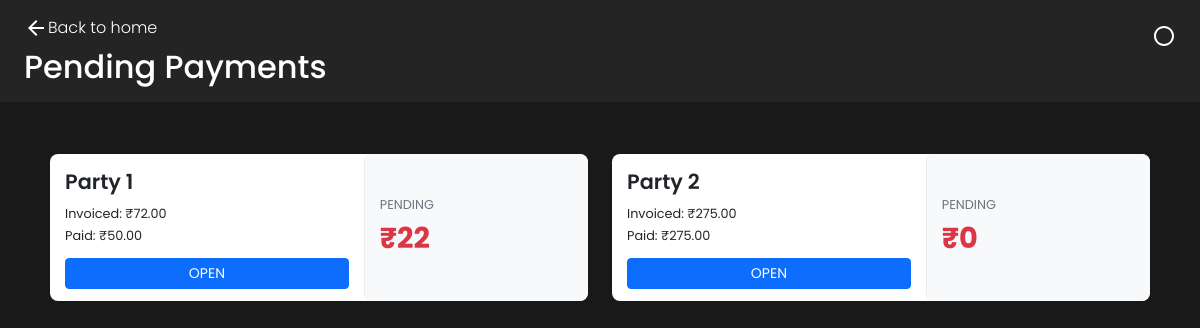
The page /payments/ on the database its author committed.
### main/models.py (models this page shows, shortened)
class Party(models.Model):
    name        = models.CharField(max_length=50)
    location    = models.CharField(max_length=50,null=True,blank=True)
    phone       = models.CharField(max_length=10,null=True,blank=True)
    gst         = models.CharField(max_length=15,null=True,blank=True)

### main/views.py (the view)
# urls.py: path('payments/', payment_view, name='payment'),
def payment_view(request):
    parties = Party.objects.all()
    party_payments = []
    for party in parties:
        invoices = Invoice.objects.filter(party=party)
        total_invoiced = 0
        total_paid = 0
        for invoice in invoices:
            if invoice.total:
                total_invoiced += float(invoice.total)
            if invoice.paid:
                total_paid += float(invoice.paid)
        pending_amount = total_invoiced - total_paid
        party_payments.append({
            'party': party,
            'total_invoiced': total_invoiced,
            'total_paid': total_paid,
            'pending_amount': pending_amount
        })
    return render(request, "payment.html", {
        "parties": parties,
        "party_payments": party_payments
    })

### main/templates/payment.html (shortened to what this page needs)
<!DOCTYPE html>
<html lang="en">
<head>
    <link href="https://cdn.jsdelivr.net/npm/bootstrap@5.3.0-alpha1/dist/css/bootstrap.min.css" rel="stylesheet">
     {% load static %}
    <link rel="stylesheet" href="{% static 'css/payments.css' %}">
</head>
<body>
    <nav>
        <a href="{% url 'home' %}">
            <svg xmlns="http://www.w3.org/2000/svg" height="24px" viewBox="0 -960 960 960" width="24px" fill="#e8eaed">
                <path d="m313-440 224 224-57 56-320-320 320-320 57 56-224 224h487v80H313Z" />
            </svg>
            Back to home
        </a>
        <h2>Pending Payments</h2>
    </nav>
    <button id="themeToggle" aria-label="Toggle dark/light theme">
        <svg xmlns="http://www.w3.org/2000/svg" height="24px" viewBox="0 0 24 24" width="24px">
            <path d="M12 22c5.52 0 10-4.48 10-10S17.52 2 12 2 2 6.48 2 12s4.48 10 10 10zm0-18c4.42 0 8 3.58 8 8s-3.58 8-8 8-8-3.58-8-8 3.58-8 8-8z"/>
            <path d="M12 17v-10v10z" fill="currentColor"/>
        </svg>
    </button>
    <div class="container payment-container">
        {% if party_payments %}
            <div class="row">
                {% for payment in party_payments %}
                <div class="col-12 col-md-10 col-lg-6 mx-auto">
                    <div class="card payment-card">
                        <div class="row g-0">
                            <div class="col-7">
                                <div class="party-details">
                                    <div class="party-name">{{ payment.party.name }}</div>
                                    <div class="amount-item">Invoiced: ₹{{ payment.total_invoiced|floatformat:2 }}</div>
                                    <div class="amount-item">Paid: ₹{{ payment.total_paid|floatformat:2 }}</div>
                                    <a href="{% url 'payment_details' payment.party.id %}" class="btn btn-primary btn-sm make-payment">
                                        OPEN
                                    </a>
                                </div>
                            </div>
                            <div class="col-5">
                                <div class="amount-display">
                                    <div class="amount-title">PENDING</div>
                                    <div class="pending-amount">₹{{ payment.pending_amount|floatformat:0 }}</div>
                                </div>
                            </div>
                        </div>
                    </div>
                </div>
                {% endfor %}
            </div>
        {% else %}
            <div class="alert alert-info">
                No pending payments found.
            </div>
        {% endif %}
    </div>
</body>
</html>

### main/static/css/payments.css (style rules this page uses)
.payment-container { padding: 20px; }
.payment-card { box-shadow: 0 3px 10px rgba(0, 0, 0, 0.1); border-radius: 0.5rem; margin-bottom: 16px; transition: transform 0.2s; overflow: hidden; border: none; width: 100%; }
.party-details { padding: 12px 15px; }
.party-name { font-size: 1.3rem; font-weight: 600; margin-bottom: 4px; }
.amount-display { background-color: #f8f9fa; padding: 12px 15px; border-left: 1px solid #e9ecef; display: flex; flex-direction: column; justify-content: center; height: 100%; border-radius: 0.5rem; }
.amount-title { font-size: 0.8rem; color: #6c757d; margin-bottom: 3px; }
.pending-amount { font-size: 1.8rem; font-weight: bold; color: #dc3545; }
.amount-item { margin-bottom: 3px; font-size: 0.8rem; }
.make-payment { width: 100%; margin-top: 10px; padding: 0.25rem 0.5rem; }
body { font-family: "Poppins", Arial, sans-serif; background-color: #1a1a1a; color: #333; margin: 0; padding: 0; }
nav { display: flex; width: 100%; padding: 1rem 1.5rem; box-sizing: border-box; margin-bottom: 2rem; flex-direction: column; gap: 0.5rem; background-color: #242424; }
nav a { text-decoration: none; display: flex; align-items: center; color: #ffffff; font-weight: 300; }
nav a svg { fill: #ffffff; }
nav h2 { font-size: 2rem; margin: 0; color: #ffffff; }
#themeToggle { position: absolute; top: 1rem; right: 1rem; padding: 0.5rem; background: #242424; border: none; border-radius: 50%; cursor: pointer; width: 40px; height: 40px; display: flex; align-items: center; justify-content: center; }
#themeToggle svg { fill: #ffffff; }

### rows shown on the page
Party: party.name "Party 1", total_invoiced "72.00", total_paid "50.00", pending_amount "22"
Party: party.name "Party 2", total_invoiced "275.00", total_paid "275.00", pending_amount "0"
